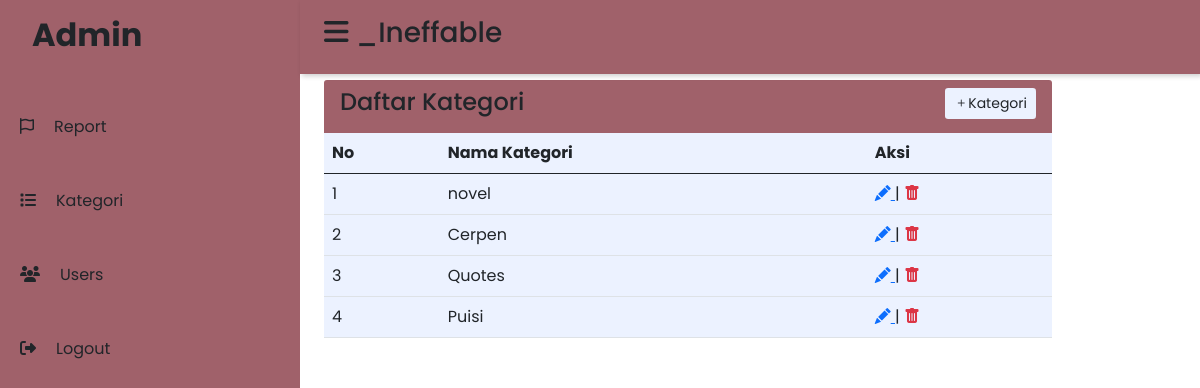
Screenshot of /admin/index.php (signed in) with the database file from the repository.
### tables this page shows
CREATE TABLE `tb_kategori` (
  `id` int(11) NOT NULL,
  `nama` varchar(100) NOT NULL
);

### admin/kategori.php (the view)
<div class="row mt-2 p-4">
    <div class="col-md-8 mt-4">
        <div class="card border-0 card-h-100">
            <div class="card-header border-0 d-flex justify-content-between" style="background-color: #A0616A; width: 130%;">
                <h4 class="d-inline">
                    Daftar Kategori
                </h4>
                <div class="">
                    <a href="index.php?halaman=kategori_add"><button class="btn btn-sm" style="background-color: #ECF2FF;"><i class="bi bi-plus"></i>Kategori</button></a>
                </div>
            </div>
            <div class=" h-50 table-wrapper-scroll-y my-custom-scrollbar">
                <table class="table " style="background-color: #ECF2FF; width: 130%;">
                    <thead>
                        <tr>
                            <th>No</th>
                            <th>Nama Kategori</th>
                            <th>Aksi</th>
                        </tr>
                    </thead>
                    <?php $data = $conn->query("SELECT * FROM tb_kategori"); ?>
                    <?php $no = 1; ?>
                    <?php while ($row = $data->fetch_assoc()) : ?>
                        <tr>
                            <td><?php echo $no++ ?></td>
                            <td><?php echo $row["nama"] ?></td>
                            <td>
                                <a href="index.php?id=<?php echo $row['id'] ?>&nama=<?php echo $row["nama"] ?>&update=update&halaman=edit_kategori">
                                    <i class="bi bi-pencil-fill"></i>
                                </a> |
                                <a href="index.php?id=<?php echo $row['id']?>&halaman=delete-kategori" onclick="return confirm ('Yakin dihapus ?')" class="text-danger">
                                    <i class="bi bi-trash-fill"></i>
                                </a>
                            </td>
                        </tr>
                    <?php endwhile ?>
                </table>
            </div>
        </div>
    </div>
</div>

### admin/style.css (style rules this page uses)
:root { --main-color: #1d2231; --color-dark: #1d2231; --text-grey: #8390a2; }
* { padding: 0; margin: 0; box-sizing: border-box; list-style-type: none; text-decoration: none; font-family: "poppins", sans-serif; }

### rows the page displays
tb_kategori: nama "novel"
tb_kategori: nama "Cerpen"
tb_kategori: nama "Quotes"
tb_kategori: nama "Puisi"
